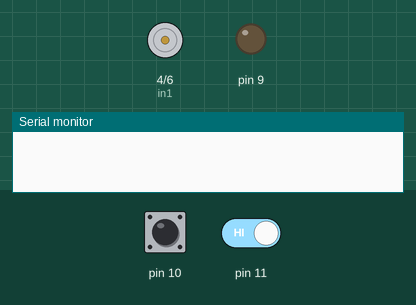
This sketch was run on a simulated Arduino Uno, built with avr-gcc and run on an emulated ATmega328P. Parts: motor-driver pin pairs drawn as motors (green arrow = first pin HIGH = forward, orange = second pin HIGH = backward, longer = more drive, scaled by the enable pin), output pins drawn as LEDs (lit = HIGH), the last lines printed to the serial monitor. The inputs (shaded band) are chosen by the test bench; at power-on: pin 11 HIGH, pin 10 HIGH.

Above: at 2.3 s.
2.4 s: pin 11 driven LOW
At 3.9 s:
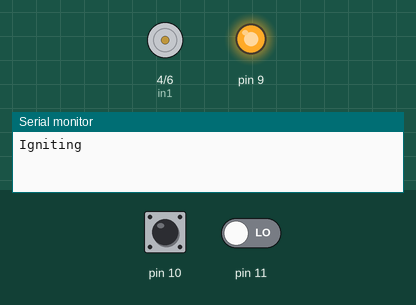
At 10.9 s:
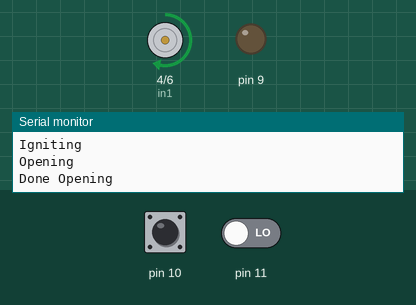
Timing chart, 0 to 14.8 s (numbered marks = the images above; inputs shaded):
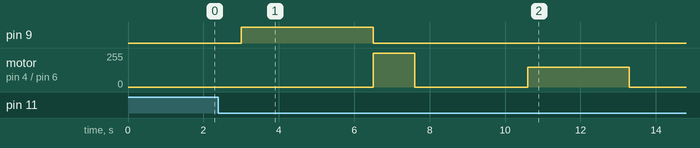

The sketch:

Testv2.ino
```cpp
int pwmPin = 5;    // motor connected to digital pin 5
int in1 = 4;
int in2 = 6;

const byte interruptPin = 2;
int count = 1;


void setup() {
  // put your setup code here, to run once:
  pinMode(9, OUTPUT);
  pinMode(10, INPUT);
  pinMode(11, INPUT);
  pinMode(in1, OUTPUT);
  pinMode(in2, OUTPUT);
  pinMode(5, OUTPUT);
  Serial.begin(9600);

  // prime the interrupt pins
  pinMode(interruptPin, INPUT_PULLUP);
  digitalWrite(in1, LOW);
  digitalWrite(in2, LOW);
  digitalWrite(9, LOW);
  digitalWrite(10, LOW);
  digitalWrite(11, LOW);

}

void loop() {

  if (digitalRead(10) == LOW && digitalRead(11) == LOW) {
    digitalWrite(9, LOW);
    digitalWrite(in1, LOW);
    digitalWrite(in2, LOW);
    analogWrite(pwmPin, 0);
    Serial.print("Waiting for go signal\n");
  }

  else if (digitalRead(10) == HIGH && digitalRead(11) == LOW && count == 1) {
    Serial.print("Igniting\n");
    digitalWrite(9, HIGH);                //Igniter
    delay(3500);                          //Delay for burn
    digitalWrite(9, LOW);

    // HALF OPEN
    digitalWrite(in1, HIGH);              //Direction --> Reverse
    analogWrite(pwmPin, 255);             //digitalWrite(pwmPin, HIGH);           //Speed
    Serial.print("Opening\n");
    delay(1100);                          //For how long
    digitalWrite(in1, LOW);
    digitalWrite(in2, LOW);
    delay(3000);

    // FULLY OPEN
    Serial.println("Done Opening");                                       //Serial.print("Full Open\n");
    digitalWrite(in1, HIGH);
    analogWrite(pwmPin, 150);
    delay(2700);
    digitalWrite(in1, LOW);
    digitalWrite(in2, LOW);
    delay(180000);

    //FULLY CLOSING
    digitalWrite(in2, HIGH);
    analogWrite(pwmPin, 255);
    delay(1750);
    digitalWrite(in1, LOW);
    digitalWrite(in2, LOW);

    Serial.print("Closed\n");
    count++;
    Serial.print(count);

  }

  while (digitalRead(11) == HIGH) {
    digitalWrite(in1, LOW);
    digitalWrite(in2, HIGH);
    delay(1500);
    digitalWrite(in1, LOW);
    digitalWrite(in2, LOW);
    break;
  }
  }
```

Measured:
- after the input at 2.4 s, pin 9: LOW → HIGH after 0.60 s, → LOW 3.5 s later; motor on pin 4 (in1) / pin 6 (in2): stopped → forward 255/255 after 4.1 s, → stopped 1.1 s later, → forward 150/255 3.0 s later, → stopped 2.7 s later
